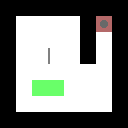

The image is a tile-based game level rendered from a .tmx file. Its description and complete source (layers, tilesets, objects, tile grids) follow:
An orthogonal 8x8 tile map with 16x16 px tiles, 3 tile layers (Layer1, Layer2, Layer3).

<map version="1.0" orientation="orthogonal" renderorder="right-down" width="8" height="8" tilewidth="16" tileheight="16" nextobjectid="1">
 <tileset firstgid="1" source="Tiles.tsx" />
 <layer name="Layer1" width="8" height="8">
  <data encoding="csv">
1,1,1,1,1,1,1,1,
1,5,5,5,5,1,5,1,
1,5,5,5,5,1,5,1,
1,5,5,5,5,1,5,1,
1,5,5,5,5,5,5,1,
1,5,5,5,5,5,5,1,
1,5,5,5,5,5,5,1,
1,1,1,1,1,1,1,1
</data>
 </layer>
 <layer name="Layer2" width="8" height="8" opacity="0.59">
  <data encoding="csv">
0,0,0,0,0,0,0,0,
0,0,0,0,0,0,7,0,
0,0,0,0,0,0,0,0,
0,0,0,0,0,0,0,0,
0,0,0,0,0,0,0,0,
0,0,4,4,0,0,0,0,
0,0,0,0,0,0,0,0,
0,0,0,0,0,0,0,0
</data>
 </layer>
 <layer name="Layer3" width="8" height="8">
  <data encoding="csv">
0,0,0,0,0,0,0,0,
0,0,0,0,0,0,0,0,
0,0,0,0,0,0,0,0,
0,0,0,10,0,0,0,0,
0,0,0,0,0,0,0,0,
0,0,0,0,0,0,0,0,
0,0,0,0,0,0,0,0,
0,0,0,0,0,0,0,0
</data>
 </layer>
</map>
